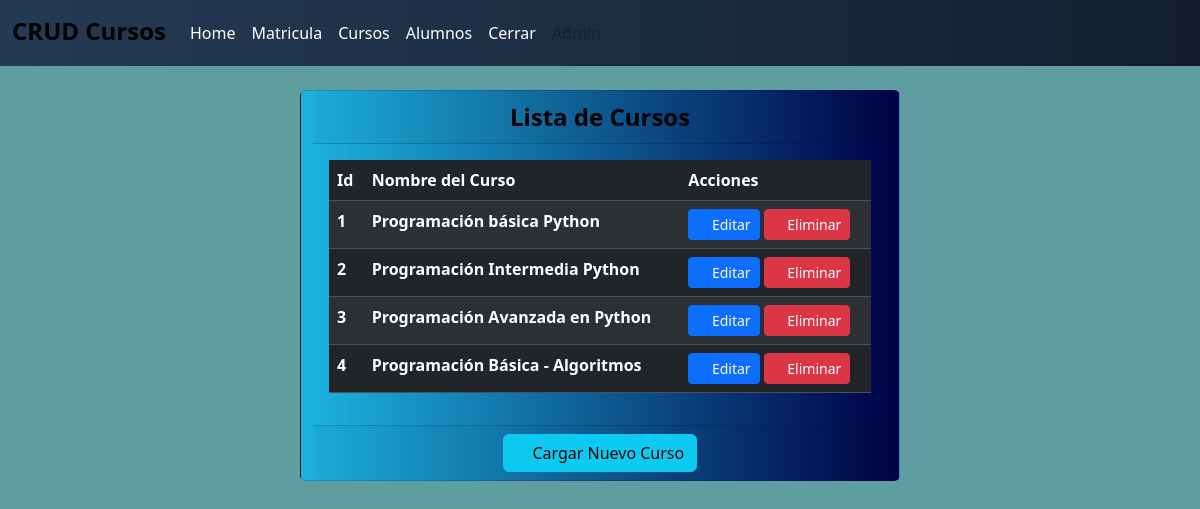
Page /mod/cursos/index.php on the earlier database version.
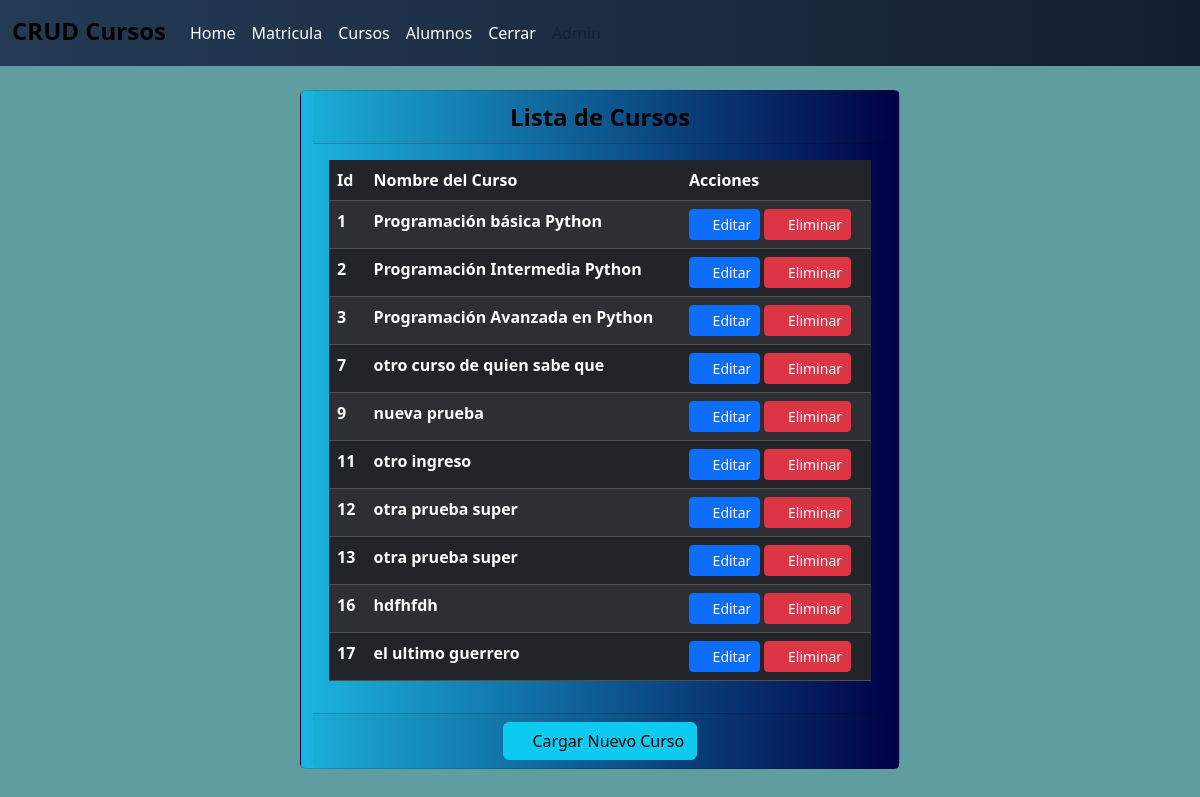
Same page on the later database version.
### tables this page shows
CREATE TABLE `cursos` (
  `id` int(11) NOT NULL,
  `nombreCurso` varchar(120) NOT NULL
);

### mod/cursos/index.php (the view, shortened to what this page needs)
<?php include $_SERVER['DOCUMENT_ROOT'] . '/crud_cursos/asset/layout/head.php'; ?>
<?php
    $cursos = new db();
    $conn = $cursos->conecta();
    $consultasql = $conn->prepare("SELECT * FROM cursos");
    $consultasql->execute();
    $listaCursos = $consultasql->fetchAll(PDO::FETCH_ASSOC);
?>
<form action="" method="POST">
<div class="container-fluid">
    <div class="row justify-content-center">
        <div class="card col-6 mt-4 customTabla">
            <div class="card-header text-center fs-4 fw-bold">
                <strong>Lista de Cursos</strong>
            </div>
            <div class="card-body">
                <table class="table table-dark table-striped">
                    <thead>
                        <tr>
                            <th scope="col">Id</th>
                            <th scope="col">Nombre del Curso</th>
                            <th scope="col">Acciones</th>
                        </tr>
                    </thead>
                    <tbody>
                        <?php foreach($listaCursos as $reg){ ?>
                            <tr>
                                <th scope="row"><?= $reg['id']; ?></th>
                                <td><?= $reg['nombreCurso']; ?></td>
                                <td>
                                    <button type="submit" class="btn btn-sm btn-primary" name="edit" value="<?= $reg['id']; ?>"><i class="fa-solid fa-pen-to-square"></i> Editar</button>
                                    <button type="submit" class="btn btn-sm btn-danger" name="delete" value="<?= $reg['id']; ?>"><i class="fa-solid fa-trash"></i> Eliminar</button>
                                </td>
                            </tr>
                        <?php } ?>
                    </tbody>
                </table>
            </div>
            <div class="card-footer text-muted text-center">
                <button type="submit" class="btn btn-info" name="new"><i class="fa-solid fa-square-plus"></i> Cargar Nuevo Curso</button>
            </div>
        </div>
    </div>
</div>
</form>
<?php include $_SERVER['DOCUMENT_ROOT'] . '/crud_cursos/asset/layout/foot.php'; ?>

### asset/layout/head.php (shortened to what this page needs)
<!DOCTYPE html>
<html lang="en">
<head>
    <link rel="stylesheet" href="/crud_cursos/asset/css/bootstrap.min.css">
    <link rel="stylesheet" href="/crud_cursos/asset/css/estilos.css">
</head>
<body>
    <nav class="navbar navbar-expand-lg customNavBar">
        <div class="container-fluid">
            <span class="navbar-brand fs-4 fw-bold mb-1">CRUD Cursos</span>
            <div class="collapse navbar-collapse" id="navbarNav">
                <ul class="navbar-nav">
                    <li class="nav-item">
                        <a class="nav-link" aria-current="page" href="/crud_cursos/mod/menuPpal/index.php">Home</a>
                    </li>
                    <li class="nav-item">
                        <a class="nav-link" href="#">Matricula</a>
                    </li>
                    <li class="nav-item">
                        <a class="nav-link" href="/crud_cursos/mod/cursos/index.php">Cursos</a>
                    </li>
                    <li class="nav-item">
                        <a class="nav-link" href="#">Alumnos</a>
                    </li>
                    <li class="nav-item">
                        <a class="nav-link" href="/crud_cursos/index.php">Cerrar</a>
                    </li>
                    <li class="nav-item">
                        <a class="nav-link disabled" aria-disabled="true">Admin</a>
                    </li>
                </ul>
            </div>
        </div>
    </nav>

### asset/layout/foot.php (shortened to what this page needs)
</body>
</html>

### asset/css/estilos.css (style rules this page uses)
* { margin: 0; padding: 0; }
body { background-color: cadetblue; }
body .customNavBar { background: #141E30; background: -webkit-linear-gradient(to right, #243B55, #141E30); background: linear-gradient(to right, #243B55, #141E30); }
body .customNavBar a { color: white; }
.customTabla { background: #000046; background: -webkit-linear-gradient(to right, #1CB5E0, #000046); background: linear-gradient(to right, #1CB5E0, #000046); }
.card-header, .card-body { color: black; opacity: 1; font-weight: bold; }

Differences in the rows shown:
removed cursos: id "4", nombreCurso "Programación Básica - Algoritmos"
added cursos: id "7", nombreCurso "otro curso de quien sabe que"
added cursos: id "9", nombreCurso "nueva prueba"
added cursos: id "11", nombreCurso "otro ingreso"
added cursos: id "12", nombreCurso "otra prueba super"
added cursos: id "13", nombreCurso "otra prueba super"
added cursos: id "16", nombreCurso "hdfhfdh"
added cursos: id "17", nombreCurso "el ultimo guerrero"
